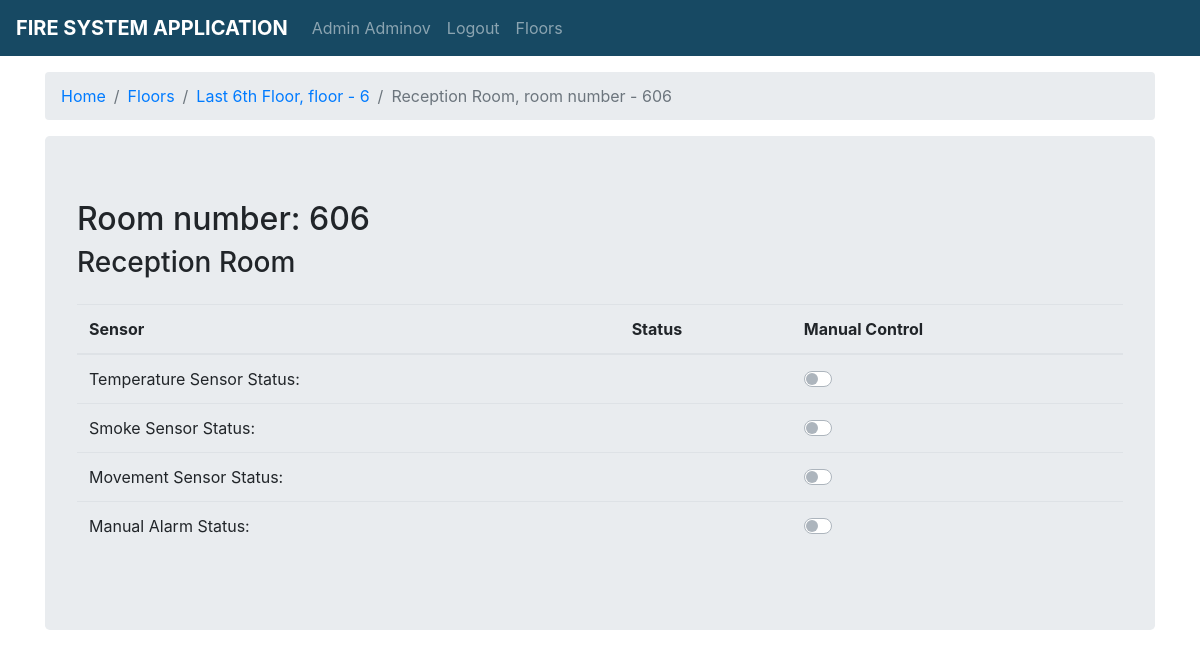
The app's page /readroom.php?id=1 (signed in) with its own data.
### tables this page shows
CREATE TABLE `rooms` (
  `id` int(11) NOT NULL,
  `name` varchar(255) NOT NULL,
  `room_number` varchar(255) NOT NULL,
  `floor_id` int(11) NOT NULL,
  `temperature_sensor_status` int(1) NOT NULL,
  `smoke_sensor_status` int(1) NOT NULL,
  `movement_sensor_status` int(1) NOT NULL,
  `manual_alarm_status` int(1) NOT NULL,
  `smoke_sensor_id` int(1) NOT NULL,
  `temperature_sensor_id` int(1) NOT NULL,
  `motion_sensor_id` int(1) NOT NULL,
  `manual_alarm_id` int(1) NOT NULL
);

CREATE TABLE `floors` (
  `id` int(11) NOT NULL,
  `name` varchar(255) NOT NULL,
  `floor` int(11) NOT NULL
);

### db.php (called while the page is built, shortened)
<?php
	try{
		$connection = new PDO("mysql:host=localhost;dbname=fire_system", "root", "");
	}catch(PDOException $e){
		echo $e->getMessage();
	}
	function getRoom($id){
		global $connection;
		$query = $connection->prepare("
			SELECT r.id, r.name, r.room_number, r.floor_id,
				r.temperature_sensor_status, r.smoke_sensor_status,
				r.movement_sensor_status, r.manual_alarm_status,
				r.smoke_sensor_id, r.temperature_sensor_id,
				r.motion_sensor_id, r.manual_alarm_id,
				f.name AS floor_name, f.floor
			FROM rooms r
			INNER JOIN floors f ON r.floor_id = f.id
			WHERE r.id = :id
		");
		$query->execute(array("id"=>$id));
		$result = $query->fetch();
		return $result;
	}
?>

### readroom.php (the view, shortened to what this page needs)
<?php
	require_once 'db.php';
	if(ONLINE){
?>
<!DOCTYPE html>
<html>
	<head>
		<?php
			require_once 'head.php';
		?>
	</head>
	<body>
		<?php
			require_once 'navbar.php';
		?>
		<div class="container">
			<div class="row mt-3">
				<div class="col-12">
					<?php
						if(isset($_GET['id']) && is_numeric($_GET['id'])){
							$room = getRoom($_GET['id']);
							if($room!=null){
					?>
						<nav aria-label="breadcrumb">
						  <ol class="breadcrumb">
						    <li class="breadcrumb-item"><a href="index.php">Home</a></li>
						    <li class="breadcrumb-item"><a href="floors.php">Floors</a></li>
						    <li class="breadcrumb-item">
						    	<a href="readfloor.php?id=<?php echo $room['floor_id']; ?>">
						    		<?php echo $room['floor_name']?>, floor - <?php echo $room['floor']; ?>
						    	</a>
						    </li>
						    <li class="breadcrumb-item active" aria-current="page">
						    	<?php
						    		echo $room['name'].", room number - ".$room['room_number'];
						    	?>
						    </li>
						  </ol>
						</nav>
						<div class="jumbotron">
						  <h2>
						  	Room number: <?php echo $room['room_number'];?>
						  </h2>
						  <h3>
						  	<?php echo $room['name']; ?>
						  </h3>
						  <div class="row mt-4">
						  	<div class="col-12">
						  		<table class="table">
						  			<thead>
						  				<tr>
						  					<th>
						  						Sensor
						  					</th>
						  					<th>
						  						Status
						  					</th>
						  					<th>
						  						Manual Control
						  					</th>
						  				</tr>
						  			</thead>
						  			<tbody>
							  			<tr>
							  				<td>
							  					Temperature Sensor Status:
							  				</td>
							  				<td>
							  				</td>
							  				<td>
							  					<div class="custom-control custom-switch">
												</div>
							  				</td>
							  			</tr>
							  			<tr>
							  				<td>
							  					Smoke Sensor Status:
							  				</td>
							  				<td>
							  				</td>
							  				<td>
							  					<div class="custom-control custom-switch">
												</div>
							  				</td>
							  			</tr>
										<tr>
							  				<td>
							  					Movement Sensor Status:
							  				</td>
											<td>
							  				</td>
							  				<td>
							  					<div class="custom-control custom-switch">
												</div>
							  				</td>
							  			</tr>
							  			<tr>
							  				<td>
							  					Manual Alarm Status:
							  				</td>
											<td>
							  				</td>
							  				<td>
							  					<div class="custom-control custom-switch">
												</div>
							  				</td>
							  			</tr>
						  			</tbody>
						  		</table>
						  	</div>
						  </div>
						</div>
					<?php
							}
						}
					?>
				</div>
			</div>
		</div>
	</body>
</html>
<?php
	}else{
		header("Location:login.php");
	}
?>

### records on screen
rooms: floor.name "Last 6th Floor", floor.floor "6", name "Reception Room", room_number "606"

### other values on screen
SITE_NAME "FIRE SYSTEM APPLICATION"
$CURRENT_USER['full_name'] "Admin Adminov"
